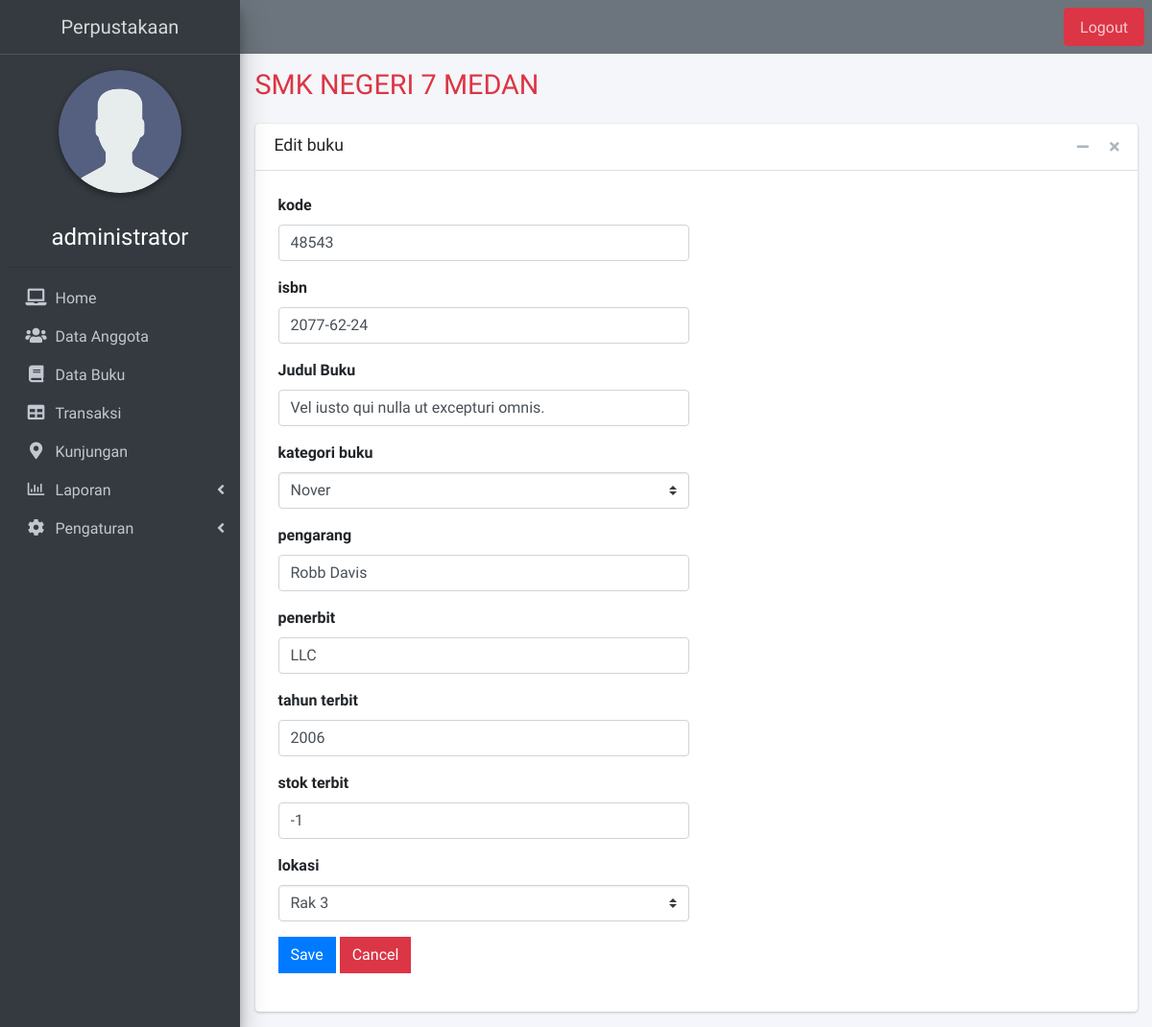
Page /admin/edit-buku/3 (signed in) on the earlier database version.
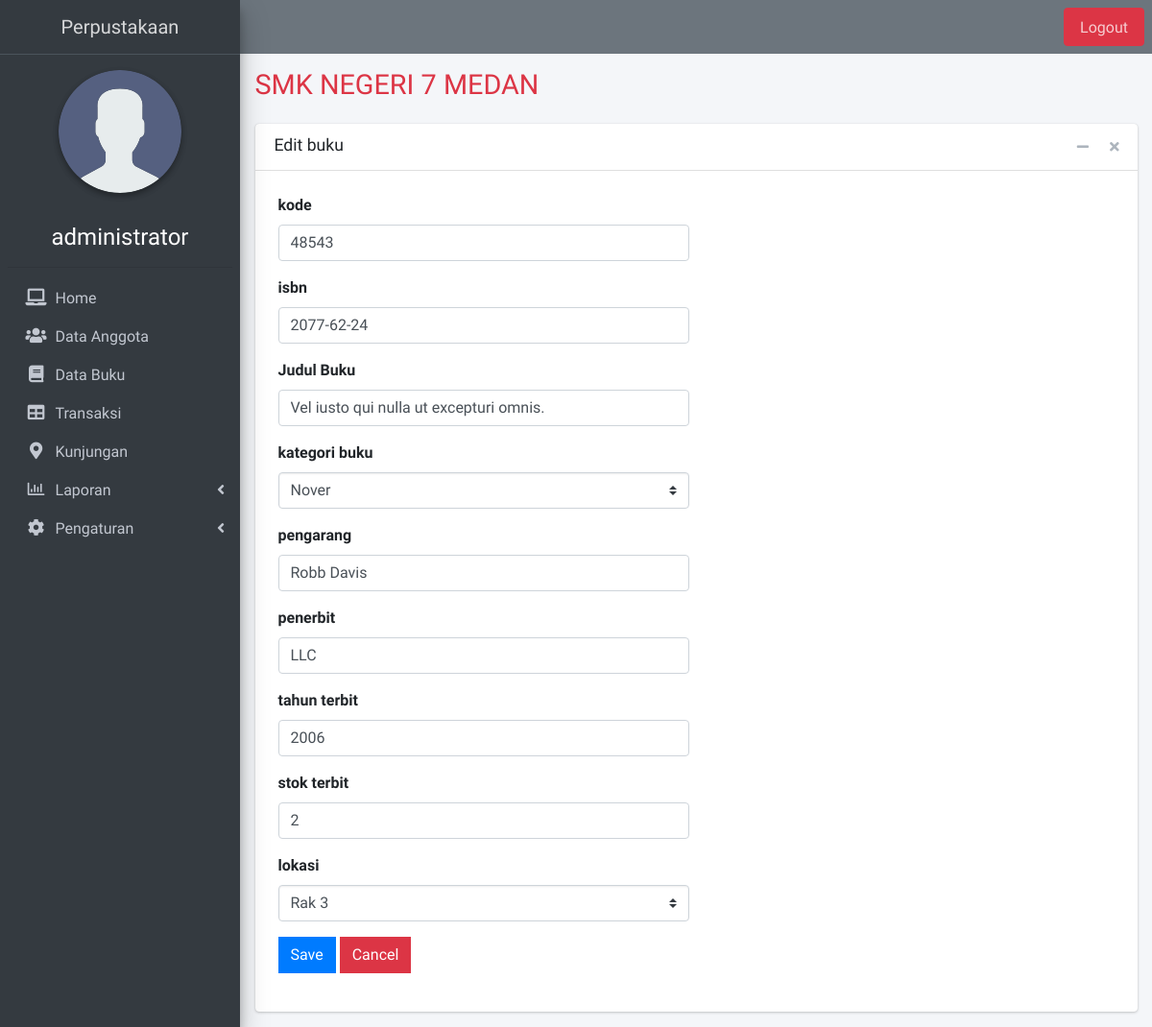
Same page on the later database version.
### tables this page shows
CREATE TABLE `buku` (
  `id` int(11) NOT NULL,
  `kategori_id` int(11) NOT NULL,
  `lokasi_buku_id` int(11) NOT NULL,
  `kode_buku` varchar(50) NOT NULL,
  `judul` varchar(255) NOT NULL,
  `pengarang` varchar(255) NOT NULL,
  `penerbit` varchar(255) NOT NULL,
  `tahun_terbit` year(4) NOT NULL,
  `isbn` varchar(100) NOT NULL,
  `jumlah_buku` int(11) NOT NULL,
  `updated_at` datetime NOT NULL DEFAULT current_timestamp(),
  `created_at` datetime NOT NULL DEFAULT current_timestamp()
);

### helpers/base_url.php (called while the page is built)
<?php
function base_url($url = null){
	$base_url = "http://localhost/perpustakaan";
	if($url != null){
		return $base_url. "/" .$url;
	}
	else{
		return $base_url;
	}
}

### helpers/query.php (called while the page is built, shortened)
<?php
function show_query($query){
    global $conn;
    $sql = mysqli_query($conn, $query)or die("Error: " . mysqli_error($conn));
    $data = mysqli_fetch_assoc($sql);
    return $data;
}
function list_query($query){
    global $conn;
    $result = mysqli_query($conn, $query)or die("Error: " . $conn);
    $rows = [];
    while($row = mysqli_fetch_assoc($result)){
        $rows[] = $row;
    }
    return $rows;
}

### admin/pages/buku/edit.php (the view, shortened to what the changed rows need)
<?php
$action = base_url('admin/pages/buku/actions.php');
$back = base_url('admin/buku');
$id = $_GET['id'];
$judul = 'buku';
$query = "SELECT
           *
          FROM
            buku
          WHERE
            id = '$id'";
$data = show_query($query);
$kategori_query = 'SELECT
                    *
                    FROM
                      kategori';
$kategori_options = list_query($kategori_query);
$lokasi_query = "SELECT
                  *
                FROM
                  lokasi_buku";
$lokasi_options = list_query($lokasi_query);
?>
<div class="row">
  <div class="col">
    <div class="card">
      <div class="card-header">
        <h2 class="card-title">Edit <?= $judul ?></h2>
        <div class="card-tools">
          <button type="button" class="btn btn-tool" data-card-widget="collapse" data-toggle="tooltip" title="Collapse">
            <i class="fas fa-minus"></i></button>
          <button type="button" class="btn btn-tool" data-card-widget="remove" data-toggle="tooltip" title="Remove">
            <i class="fas fa-times"></i></button>
        </div>
      </div>
      <div class="card-body p-4">
        <div class="row">
          <div class="col-6">
            <form action="<?= $action ?>" method="POST" autocomplete="off">
              <div class="form-group">
                <label for="kode">kode</label>
                <input type="text" class="form-control" name="kode" id="kode" placeholder="Masukkan kode buku" required value="<?= $data['kode_buku'] ?>">
              </div>
              <div class="form-group">
                <label for="isbn">isbn</label>
                <input type="text" class="form-control" name="isbn" id="isbn" placeholder="Masukkan isbn buku" required value="<?= $data['isbn'] ?>">
              </div>
              <div class="form-group">
                <label for="judul">Judul Buku</label>
                <input type="text" class="form-control" name="judul" id="judul" placeholder="Masukkan Judul Buku" required value="<?= $data['judul'] ?>">
              </div>
              <div class="form-group">
                <label for="kategori">kategori buku</label>
                <select name="kategori" id="kategori" class="form-control custom-select" required>
                  <?php
                  foreach ($kategori_options as $option) :
                    if ($option['id'] === $data['kategori_id']) :
                  ?>
                      <option value="<?= $option['id'] ?>" selected><?= $option['kategori'] ?></option>
                    <?php else : ?>
                      <option value="<?= $option['id'] ?>"><?= $option['kategori'] ?></option>
                  <?php
                    endif;
                  endforeach;
                  ?>
                </select>
              </div>
              <div class="form-group">
                <label for="pengarang">pengarang</label>
                <input type="text" class="form-control" name="pengarang" id="pengarang" placeholder="Masukkan pengarang" required value="<?= $data['pengarang'] ?>">
              </div>
              <div class="form-group">
                <label for="penerbit">penerbit</label>
                <input type="text" class="form-control" name="penerbit" id="penerbit" placeholder="Masukkan penerbit buku" required value="<?= $data['penerbit'] ?>">
              </div>
              <div class="form-group">
                <label for="tahun">tahun terbit</label>
                <input type="number" class="form-control" min="1900" max="2099" step="1" name="tahun" id="tahun" placeholder="Masukkan tahun terbit buku" required value="<?= $data['tahun_terbit'] ?>">
              </div>
              <div class="form-group">
                <label for="stok">stok terbit</label>
                <input type="number" class="form-control" min="0" step="1" name="stok" id="stok" placeholder="Masukkan stok buku" required value="<?= $data['jumlah_buku'] ?>">
              </div>
              <div class="form-group">
                <label for="lokasi">lokasi</label>
                <select name="lokasi" id="lokasi" class="form-control custom-select" required>
                  <?php
                  foreach ($lokasi_options as $option) :
                    if ($option['id'] === $data['lokasi_buku_id']) :
                  ?>
                      <option value="<?= $option['id'] ?>" selected><?= $option['lokasi'] ?></option>
                    <?php else : ?>
                      <option value="<?= $option['id'] ?>"><?= $option['lokasi'] ?></option>
                  <?php
                    endif;
                  endforeach;
                  ?>
                </select>
              </div>
              <div class="form-group">
                <button type="submit" name="edit" class="btn btn-primary btn-flat">Save</button>
                <a href="<?= $back ?>" class="btn btn-danger btn-flat">Cancel</a>
              </div>
            </form>
          </div>
        </div>
      </div>
    </div>
  </div>
</div>

Differences in the rows shown:
changed buku "Vel iusto qui nulla ut excepturi omnis.": stok "-1" → "2"
